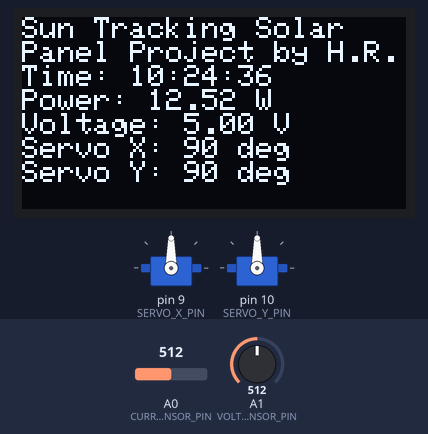
The sketch below on a simulated Arduino Uno, built with avr-gcc and run on an emulated ATmega328P. Parts: 128×64 one-colour display, 2 × servo. The test bench sets the inputs (shaded band); at power-on: A0 (CURRENT_SENSOR_PIN) = 512, A1 (VOLTAGE_SENSOR_PIN) = 512. The display library's start-up logo is not drawn; the local clock reads 2024-03-15 10:24:30 at power-on unless the sketch sets it; storage starts empty.

Above: at 6.3 s.
6.4 s: A0 (CURRENT_SENSOR_PIN) set to 716
At 8.0 s:
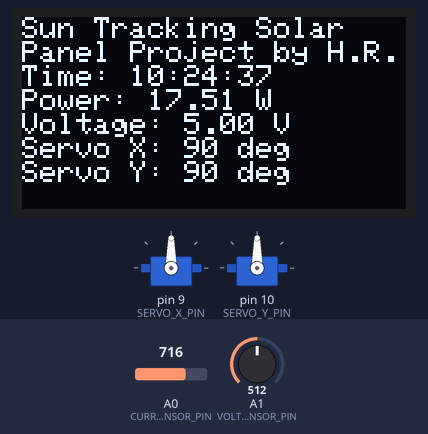
9.8 s: A1 (VOLTAGE_SENSOR_PIN) set to 716
At 11.2 s:
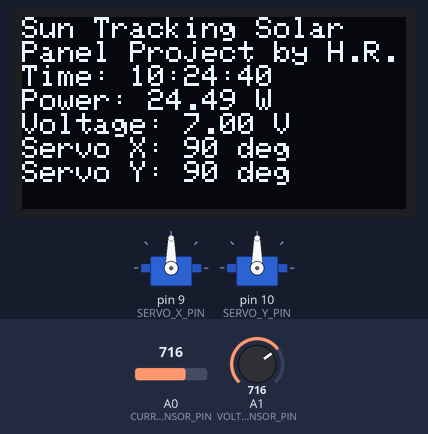
12.9 s: A0 (CURRENT_SENSOR_PIN) set to 900
At 13.9 s:
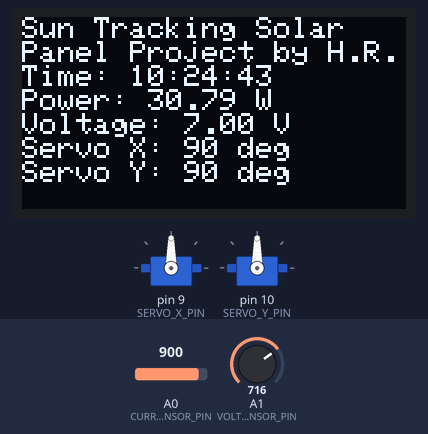
16.1 s: A1 (VOLTAGE_SENSOR_PIN) set to 900
At 17.4 s:
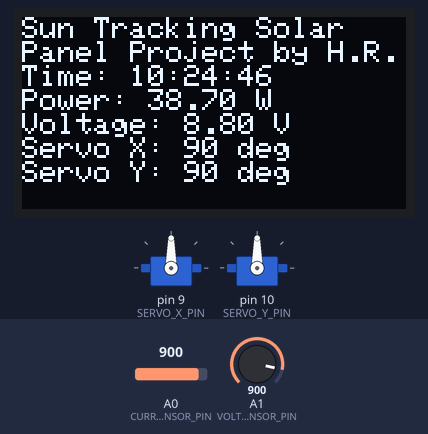
19.3 s: A0 (CURRENT_SENSOR_PIN) set to 1023
At 20.7 s:
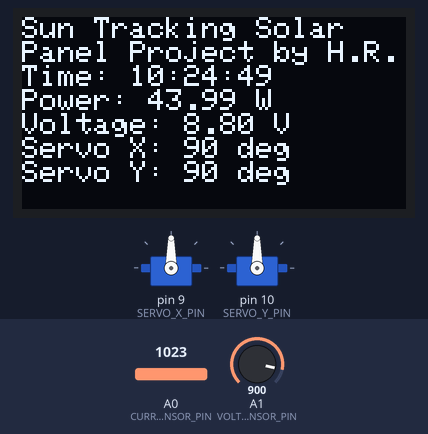
22.4 s: A1 (VOLTAGE_SENSOR_PIN) set to 1023
At 23.9 s:
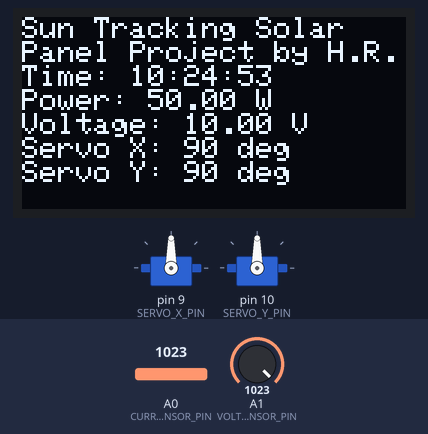
Timing chart, 0 to 25.4 s (numbered marks = the images above; inputs shaded):
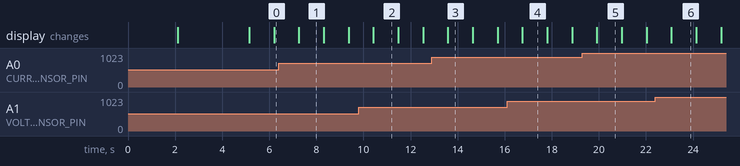

The sketch:

Code__Sun-Tracing-Solar-Panel.ino
```cpp
#include <Wire.h>
#include <Adafruit_GFX.h>
#include <Adafruit_SSD1306.h>
#include <RTClib.h>
#include <SD.h>
#include <Servo.h>

// Define pins
#define SD_CS_PIN 4
#define SERVO_X_PIN 9
#define SERVO_Y_PIN 10
#define CURRENT_SENSOR_PIN A0
#define VOLTAGE_SENSOR_PIN A1

// Initialize components
Adafruit_SSD1306 display(128, 64, &Wire);
RTC_DS3231 rtc;
Servo servoX;
Servo servoY;
File dataFile;

void setup() {
  // Initialize serial communication
  Serial.begin(9600);

  // Initialize display
  if (!display.begin(SSD1306_SWITCHCAPVCC, 0x3C)) {
    Serial.println(F("SSD1306 allocation failed"));
    for (;;);
  }
  display.display();
  delay(2000);
  display.clearDisplay();

  // Initialize RTC
  if (!rtc.begin()) {
    Serial.println("Couldn't find RTC");
    while (1);
  }

  // Initialize SD card
  if (!SD.begin(SD_CS_PIN)) {
    Serial.println("SD card initialization failed!");
    return;
  }

  // Initialize servos
  servoX.attach(SERVO_X_PIN);
  servoY.attach(SERVO_Y_PIN);

  // Display welcome message
  display.setTextSize(1);
  display.setTextColor(SSD1306_WHITE);
  display.setCursor(0, 0);
  display.println("Welcome to the");
  display.println("Sun Tracking Solar");
  display.println("Panel Project by H.R.");
  display.display();
  delay(3000);
  display.clearDisplay();
}

void loop() {
  // Get current time
  DateTime now = rtc.now();

  // Read sensors
  float current = analogRead(CURRENT_SENSOR_PIN) * (5.0 / 1023.0);
  float voltage = analogRead(VOLTAGE_SENSOR_PIN) * (5.0 / 1023.0) * 2; // Assuming a voltage divider

  // Get servo positions
  int servoXPos = servoX.read();
  int servoYPos = servoY.read();

  // Display data
  display.setCursor(0, 0);
  display.println("Sun Tracking Solar");
  display.println("Panel Project by H.R.");
  display.print("Time: ");
  display.print(now.hour());
  display.print(":");
  display.print(now.minute());
  display.print(":");
  display.println(now.second());
  display.print("Power: ");
  display.print(current * voltage);
  display.println(" W");
  display.print("Voltage: ");
  display.print(voltage);
  display.println(" V");
  display.print("Servo X: ");
  display.print(servoXPos);
  display.println(" deg");
  display.print("Servo Y: ");
  display.print(servoYPos);
  display.println(" deg");
  display.display();
  delay(1000);
  display.clearDisplay();

  // Log data to SD card
  dataFile = SD.open("datalog.txt", FILE_WRITE);
  if (dataFile) {
    dataFile.print(now.timestamp());
    dataFile.print(", ");
    dataFile.print(current * voltage);
    dataFile.print(" W, ");
    dataFile.print(voltage);
    dataFile.print(" V, ");
    dataFile.print(servoXPos);
    dataFile.print(" deg, ");
    dataFile.print(servoYPos);
    dataFile.println(" deg");
    dataFile.close();
  } else {
    Serial.println("Error opening datalog.txt");
  }

  // End of day message
  if (now.hour() == 23 && now.minute() == 59 && now.second() == 59) {
    display.setCursor(0, 0);
    display.println("Good night!");
    display.println("See you tomorrow!");
    display.display();
    delay(10000);
    display.clearDisplay();
  }
}
```

Measured:
- what the display in image 1 shows lasts 1.0 s, from 7.3 s to 8.3 s
